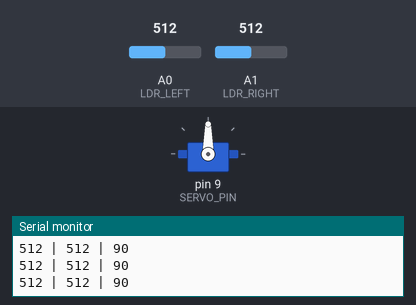
The sketch below on a simulated Arduino Uno, built with avr-gcc and run on an emulated ATmega328P. Parts: servo, the last lines printed to the serial monitor. The test bench sets the inputs (shaded band); at power-on: A0 (LDR_LEFT) = 512, A1 (LDR_RIGHT) = 512.

Above: at 1.7 s.
1.8 s: A0 (LDR_LEFT) set to 543
3.3 s: A0 (LDR_LEFT) set to 568
At 3.87 s:
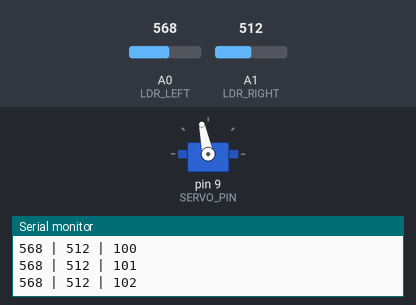
6.3 s: A0 (LDR_LEFT) set to 511
At 6.3 s:
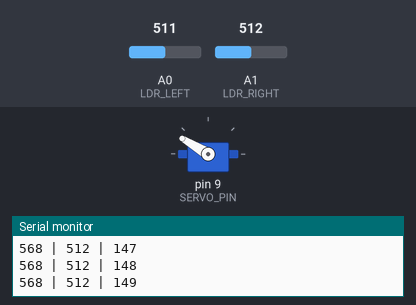
7.8 s: A1 (LDR_RIGHT) set to 488
9.3 s: A1 (LDR_RIGHT) set to 460
At 11.7 s:
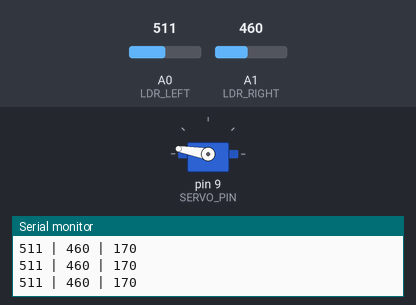
12.3 s: A1 (LDR_RIGHT) set to 537
13.8 s: A1 (LDR_RIGHT) set to 569
At 15.46 s:
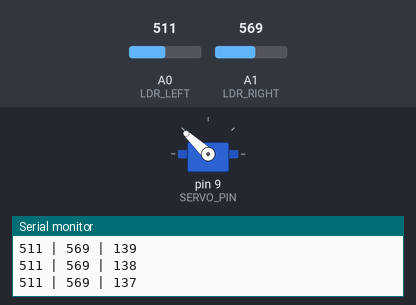
Timing chart, 0 to 19.9 s (numbered marks = the images above; inputs shaded):
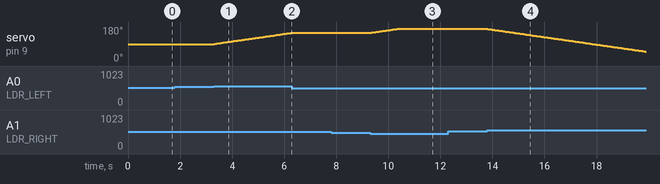

The sketch:

sun_tracking.ino
```cpp
#include <Servo.h>

// LDR analog input pins
const int LDR_LEFT  = A0;
const int LDR_RIGHT = A1;

// Servo signal pin
const int SERVO_PIN = 9;

// Tracking configuration
const int INITIAL_ANGLE = 90;
const int MIN_ANGLE = 10;
const int MAX_ANGLE = 170;
const int TOLERANCE = 40;
const int MOVE_STEP = 1;

Servo trackingServo;

int servoAngle = INITIAL_ANGLE;

void setup()
{
    Serial.begin(9600);

    trackingServo.attach(SERVO_PIN);
    trackingServo.write(servoAngle);

    delay(500);

    Serial.println("Arduino Sun Tracking System");
    Serial.println("LDR Left | LDR Right | Servo Angle");
}

void loop()
{
    int leftValue = analogRead(LDR_LEFT);
    int rightValue = analogRead(LDR_RIGHT);

    int difference = leftValue - rightValue;

    // Move toward the brighter side
    if (difference > TOLERANCE)
    {
        servoAngle += MOVE_STEP;
    }
    else if (difference < -TOLERANCE)
    {
        servoAngle -= MOVE_STEP;
    }

    // Prevent the servo from exceeding its limits
    servoAngle = constrain(servoAngle, MIN_ANGLE, MAX_ANGLE);

    trackingServo.write(servoAngle);

    // Print sensor readings for debugging
    Serial.print(leftValue);
    Serial.print(" | ");
    Serial.print(rightValue);
    Serial.print(" | ");
    Serial.println(servoAngle);

    delay(50);
}
```

Measured:
- the behaviour switches between 552 and 553 on A0 (LDR_LEFT) (found by bisection; images 0 and 1)
- the behaviour switches between 471 and 470 on A1 (LDR_RIGHT) (found by bisection; images 2 and 3)
- the behaviour switches between 551 and 552 on A1 (LDR_RIGHT) (found by bisection; images 3 and 4)
- after the input at 3.3 s, servo on pin 9 (SERVO_PIN): moves from 90° to 149° over 2.9 s, starting at once
- after the input at 6.3 s, servo on pin 9 (SERVO_PIN): stays 149° (without the input it goes to 150° after 0.01 s)
- after the input at 9.3 s, servo on pin 9 (SERVO_PIN): moves from 149° to 170° over 1.0 s, starting at once
- after the input at 13.8 s, servo on pin 9 (SERVO_PIN): moves from 170° to 50° over 6.0 s, starting at once
